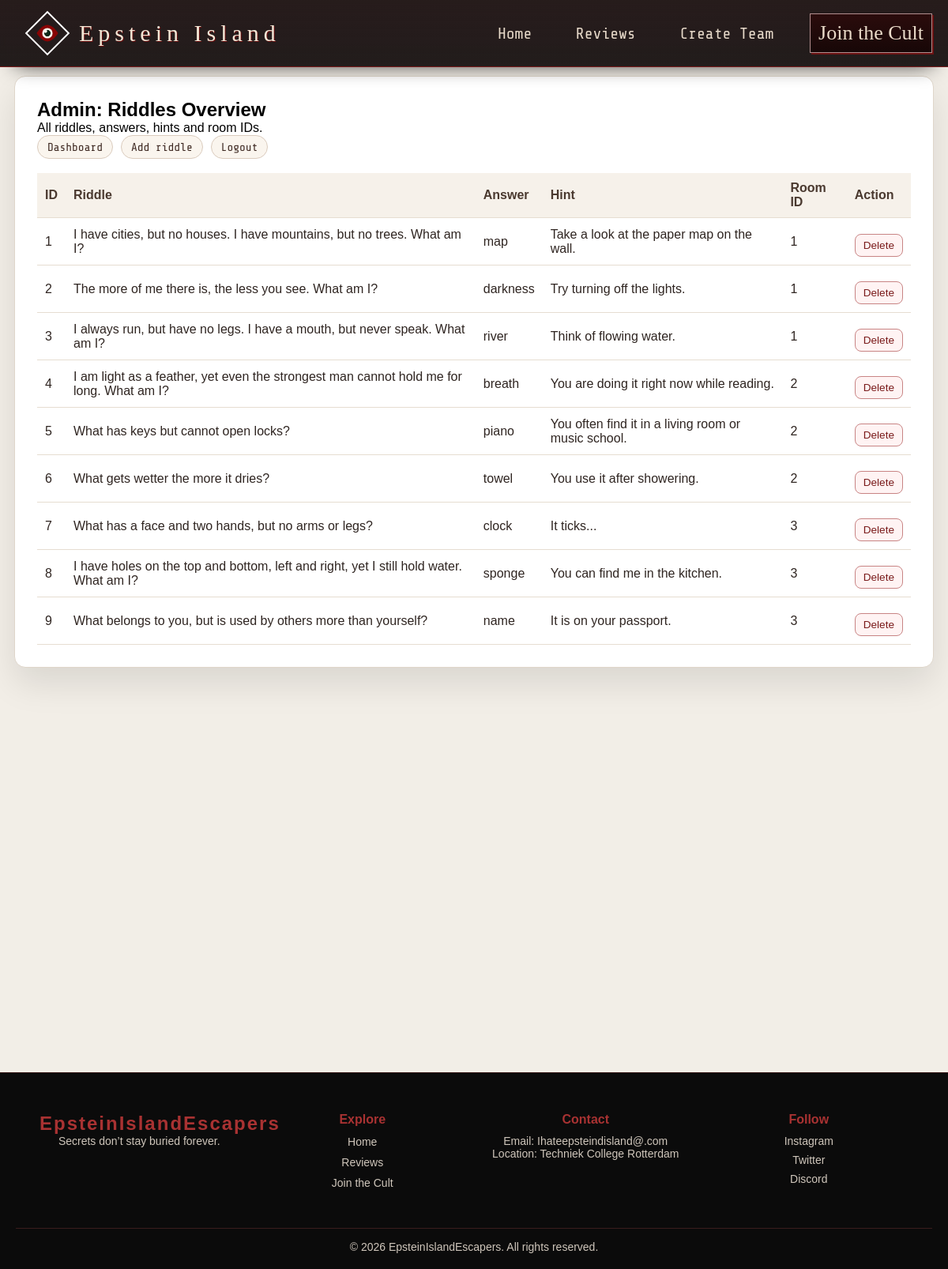
The page /admin/show_all_riddles.php (signed in) on the database its author committed.
### tables this page shows
CREATE TABLE question (
    id INT AUTO_INCREMENT PRIMARY KEY,
    riddle VARCHAR(255) NOT NULL,
    answer VARCHAR(100) NOT NULL,
    hint VARCHAR(255),
    roomId INT NOT NULL
);

### admin/show_all_riddles.php (the view, shortened to what this page needs)
<?php
require_once '../database.php';
$riddles = $db_connection->query(
    'SELECT id, riddle, answer, hint, roomId
     FROM question
     ORDER BY roomId ASC, id ASC'
)->fetchAll(PDO::FETCH_ASSOC);
function esc(string $value): string {
    return htmlspecialchars($value, ENT_QUOTES, 'UTF-8');
}
?>
<?php include '../includes/header.php'; ?>
<?php include '../includes/nav.php'; ?>
<main class="admin-main">
    <section class="admin-shell admin-shell-wide">
        <h1>Admin: Riddles Overview</h1>
        <p>All riddles, answers, hints and room IDs.</p>
        <p class="admin-actions">
            <a href="/EpsteinIslandEscapers/admin/">Dashboard</a>
            <a href="/EpsteinIslandEscapers/admin/add_riddle.php">Add riddle</a>
            <a href="/EpsteinIslandEscapers/admin/logout.php">Logout</a>
        </p>
        <div class="admin-table-wrap">
            <table class="admin-table">
                <thead>
                    <tr>
                        <th>ID</th>
                        <th>Riddle</th>
                        <th>Answer</th>
                        <th>Hint</th>
                        <th>Room ID</th>
                        <th>Action</th>
                    </tr>
                </thead>
                <tbody>
                    <?php if (empty($riddles)): ?>
                        <tr><td colspan="6">No riddles found.</td></tr>
                    <?php else: ?>
                        <?php foreach ($riddles as $riddle): ?>
                            <tr>
                                <td><?php echo (int)$riddle['id']; ?></td>
                                <td><?php echo esc((string)$riddle['riddle']); ?></td>
                                <td><?php echo esc((string)$riddle['answer']); ?></td>
                                <td><?php echo esc((string)($riddle['hint'] ?? '-')); ?></td>
                                <td><?php echo (int)$riddle['roomId']; ?></td>
                                <td>
                                    <form method="post" class="admin-inline-form" onsubmit="return confirm('Delete this riddle?');">
                                        <button type="submit" class="admin-delete-btn">Delete</button>
                                    </form>
                                </td>
                            </tr>
                        <?php endforeach; ?>
                    <?php endif; ?>
                </tbody>
            </table>
        </div>
    </section>
</main>
<?php include '../includes/footer.php'; ?>

### includes/header.php (shortened to what this page needs)
<!DOCTYPE html>
<html lang="en">
<head>
    <link rel="stylesheet" href="/EpsteinIslandEscapers/css/style.css?v=<?php echo filemtime(__DIR__ . '/../css/style.css'); ?>">
</head>
<body>

### includes/nav.php (shortened to what this page needs)
<nav>
    <div class="navContainer">
        <div class="navLeft">
            <div class="navLeft">
                <div class="oog"></div>
                <span class="title-text">Epstein Island</span>
            </div>
        </div>
        <div class="navRight">
            <ul class="big-ul">
                <li><a href="/EpsteinIslandEscapers/index.php" class="navNormalLink">Home</a></li>
                <li><a href="/EpsteinIslandEscapers/reviews.php" class="navNormalLink">Reviews</a></li>
                <li><a href="/EpsteinIslandEscapers/create_team.php" class="navNormalLink createTeamTrigger">Create Team</a></li>
                <li>
                    <div class="joinCultDesign">
                        <a href="/EpsteinIslandEscapers/index.php#cult-riddle" class="joinCult">Join the Cult</a>
                    </div>
                </li>
            </ul>
        </div>
    </div>
</nav>

### includes/footer.php (shortened to what this page needs)
<footer class="footer">
  <div class="footer-container">
    <div class="footer-brand">
      <h2>EpsteinIslandEscapers</h2>
      <p>Secrets don’t stay buried forever.</p>
    </div>
    <div class="footer-links">
      <h4>Explore</h4>
      <ul>
        <li><a href="#">Home</a></li>
        <li><a href="#">Reviews</a></li>
        <li><a href="#">Join the Cult</a></li>
      </ul>
    </div>
    <div class="footer-contact">
      <h4>Contact</h4>
      <p>Email: Ihateepsteindisland@.com</p>
      <p>Location: Techniek College Rotterdam</p>
    </div>
    <div class="footer-social">
      <h4>Follow</h4>
      <a href="#">Instagram</a>
      <a href="#">Twitter</a>
      <a href="#">Discord</a>
    </div>
  </div>
  <div class="footer-bottom">
    <p>© 2026 EpsteinIslandEscapers. All rights reserved.</p>
  </div>
</footer>
</body>
</html>

### rows shown on the page
question: id "1", riddle "I have cities, but no houses. I have mountains, but no trees. What am I?", answer "map", hint "Take a look at the paper map on the wall.", roomId "1"
question: id "2", riddle "The more of me there is, the less you see. What am I?", answer "darkness", hint "Try turning off the lights.", roomId "1"
question: id "3", riddle "I always run, but have no legs. I have a mouth, but never speak. What am I?", answer "river", hint "Think of flowing water.", roomId "1"
question: id "4", riddle "I am light as a feather, yet even the strongest man cannot hold me for long. What am I?", answer "breath", hint "You are doing it right now while reading.", roomId "2"
question: id "5", riddle "What has keys but cannot open locks?", answer "piano", hint "You often find it in a living room or music school.", roomId "2"
question: id "6", riddle "What gets wetter the more it dries?", answer "towel", hint "You use it after showering.", roomId "2"
question: id "7", riddle "What has a face and two hands, but no arms or legs?", answer "clock", hint "It ticks...", roomId "3"
question: id "8", riddle "I have holes on the top and bottom, left and right, yet I still hold water. What am I?", answer "sponge", hint "You can find me in the kitchen.", roomId "3"
question: id "9", riddle "What belongs to you, but is used by others more than yourself?", answer "name", hint "It is on your passport.", roomId "3"
